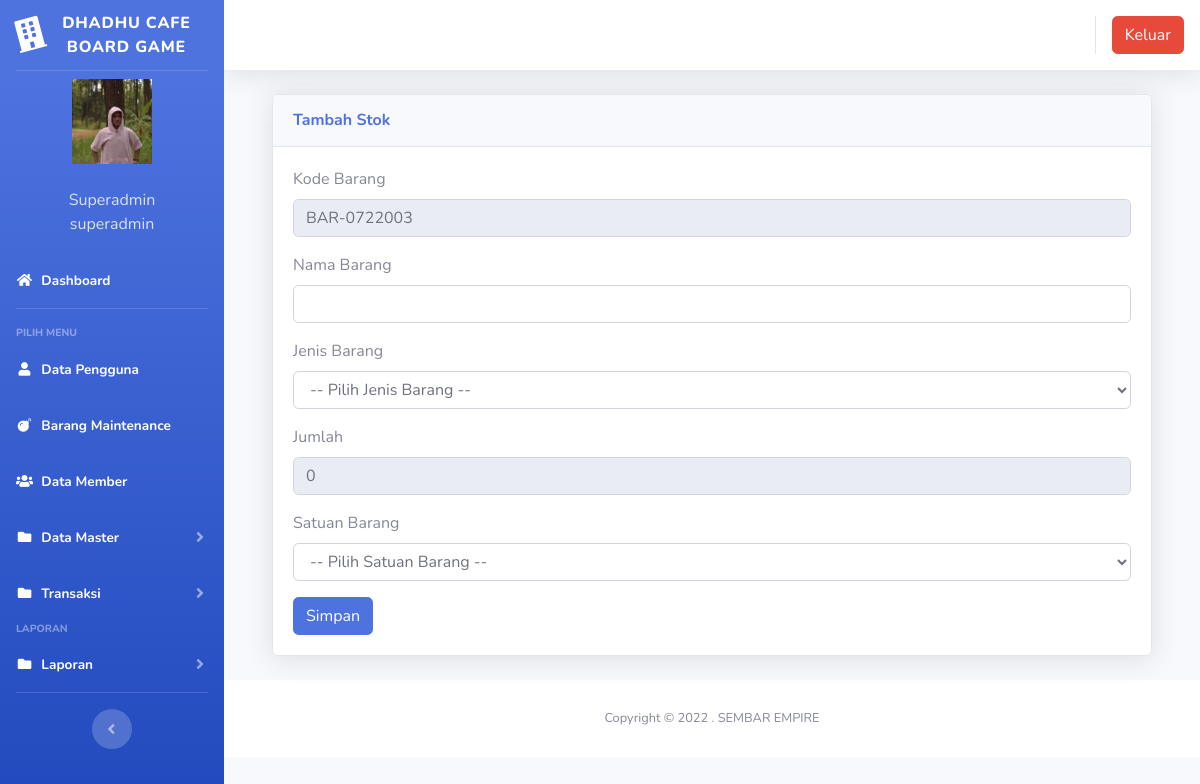
The page /index3.php?page=gudang&aksi=tambahgudang (signed in) on the database its author committed.
### tables this page shows
CREATE TABLE `users` (
  `id` int(11) NOT NULL,
  `nik` varchar(10) NOT NULL,
  `nama` varchar(100) NOT NULL,
  `alamat` varchar(200) NOT NULL,
  `telepon` varchar(100) NOT NULL,
  `username` varchar(100) NOT NULL,
  `password` varchar(100) NOT NULL,
  `level` varchar(25) NOT NULL DEFAULT 'member',
  `foto` varchar(25) NOT NULL
);

CREATE TABLE `gudang` (
  `id` int(11) NOT NULL,
  `kode_barang` varchar(100) NOT NULL,
  `nama_barang` varchar(100) NOT NULL,
  `jenis_barang` varchar(100) NOT NULL,
  `jumlah` varchar(250) NOT NULL,
  `satuan` varchar(100) NOT NULL
);

### page/gudang/tambahgudang.php (the view, shortened to what this page needs)
<?php
$koneksi = new mysqli("localhost", "root", "", "inventori");
$no = mysqli_query($koneksi, "select kode_barang from gudang order by kode_barang desc");
$kdbarang = mysqli_fetch_array($no);
$kode = $kdbarang['kode_barang'];
$urut = substr($kode, 8, 3);
$tambah = (int) $urut + 1;
$bulan = date("m");
$tahun = date("y");
if (strlen($tambah) == 1) {
	$format = "BAR-" . $bulan . $tahun . "00" . $tambah;
} else if (strlen($tambah) == 2) {
	$format = "BAR-" . $bulan . $tahun . "0" . $tambah;
} else {
	$format = "BAR-" . $bulan . $tahun . $tambah;
}
$jumlah = 0;
?>
<div class="container-fluid">
	<div class="card shadow mb-4">
		<div class="card-header py-3">
			<h6 class="m-0 font-weight-bold text-primary">Tambah Stok</h6>
		</div>
		<div class="card-body">
			<div class="table-responsive">
				<div class="body">
					<form method="POST" enctype="multipart/form-data">
						<label for="">Kode Barang</label>
						<div class="form-group">
							<div class="form-line">
								<input type="text" name="kode_barang" class="form-control" id="kode_barang" value="<?php echo $format; ?>" readonly />
							</div>
						</div>
						<label for="">Nama Barang</label>
						<div class="form-group">
							<div class="form-line">
								<input type="text" name="nama_barang" class="form-control" />
							</div>
						</div>
						<label for="">Jenis Barang</label>
						<div class="form-group">
							<div class="form-line">
								<select name="jenis_barang" class="form-control" />
								<option value="">-- Pilih Jenis Barang --</option>
							</div>
						</div>
						<label for="">Jumlah</label>
						<div class="form-group">
							<div class="form-line">
								<input type="text" name="jumlah" class="form-control" id="jumlah" value="<?php echo $jumlah; ?>" readonly />
							</div>
						</div>
						<label for="">Satuan Barang</label>
						<div class="form-group">
							<div class="form-line">
								<select name="satuan" class="form-control" />
								<option value="">-- Pilih Satuan Barang --</option>
							</div>
						</div>
						<input type="submit" name="simpan" value="Simpan" class="btn btn-primary">
					</form>

### index3.php (shortened to what this page needs)
<?php
$koneksi = new mysqli("localhost", "root", "", "inventori");
?>
<!DOCTYPE html>
<html lang="en">
<head>
  <link href="vendor/fontawesome-free/css/all.min.css" rel="stylesheet" type="text/css">
  <link href="css/sb-admin-2.min.css" rel="stylesheet">
  <link href="vendor/datatables/dataTables.bootstrap4.min.css" rel="stylesheet">
</head>
<body id="page-top">
  <div id="wrapper">
    <ul class="navbar-nav bg-gradient-primary sidebar sidebar-dark accordion" id="accordionSidebar">
      <a class="sidebar-brand d-flex align-items-center justify-content-center" href="index3.php">
        <div class="sidebar-brand-icon rotate-n-15">
          <i class="fas fa-building"></i>
        </div>
        <div class="sidebar-brand-text mx-2">DHADHU CAFE BOARD GAME</div>
      </a>
      <hr class="sidebar-divider my-0">
      <?php
      if ($_SESSION['superadmin']) {
        $user = $_SESSION['superadmin'];
      }
      $sql = $koneksi->query("select * from users where id='$user'");
      $data = $sql->fetch_assoc();
      ?>
      <li class="d-flex align-items-center justify-content-center">
        <a class="nav-link">
          <img src="img/<?php echo $data['foto'] ?>" class="img-circle" width="80" alt="User" /></a>
      </li>
      <li class="nav-item ">
        <a class="nav-link">
          <div class="d-flex align-items-center justify-content-center" class="name"> <?php echo  $data['nama']; ?></div>
          <div class="d-flex align-items-center justify-content-center" class="email"><?php echo $data['level']; ?></div>
        </a>
      </li>
      <li class="nav-item active">
        <a class="nav-link" href="?page=home3">
          <i class="fas fa-fw fa-home"></i>
          <span>Dashboard</span></a>
      </li>
      <hr class="sidebar-divider">
      <div class="sidebar-heading">
        Pilih Menu
      </div>
      <li class="nav-item active">
        <a class="nav-link" href="?page=pengguna">
          <i class="fas fa-fw fa-user"></i>
          <span>Data Pengguna</span></a>
      </li>
      <li class="nav-item active">
        <a class="nav-link" href="?page=maintenance">
          <i class="fas fa-fw fa-bomb"></i>
          <span>Barang Maintenance</span></a>
      </li>
      <li class="nav-item active">
        <a class="nav-link" href="?page=member">
          <i class="fas fa-fw fa-users"></i>
          <span>Data Member</span></a>
      </li>
      <li class="nav-item active">
        <a class="nav-link collapsed" href="#" data-toggle="collapse" data-target="#collapseData" aria-expanded="true" aria-controls="collapseData">
          <i class="fas fa-fw fa-folder"></i>
          <span>Data Master</span>
        </a>
      </li>
      <li class="nav-item active">
        <a class="nav-link collapsed" href="#" data-toggle="collapse" data-target="#collapsePages" aria-expanded="true" aria-controls="collapsePages">
          <i class="fas fa-fw fa-folder"></i>
          <span>Transaksi</span>
        </a>
      </li>
      <div class="sidebar-heading">
        Laporan
      </div>
      <li class="nav-item active">
        <a class="nav-link collapsed" href="#" data-toggle="collapse" data-target="#collapseLaporan" aria-expanded="true" aria-controls="collapseLaporan">
          <i class="fas fa-fw fa-folder"></i>
          <span>Laporan</span>
        </a>
      </li>
      <hr class="sidebar-divider d-none d-md-block">
      <div class="text-center d-none d-md-inline">
        <button class="rounded-circle border-0" id="sidebarToggle"></button>
      </div>
    </ul>
    <div id="content-wrapper" class="d-flex flex-column">
      <div id="content">
        <nav class="navbar navbar-expand navbar-light bg-white topbar mb-4 static-top shadow">
          <ul class="navbar-nav ml-auto">
            <li class="nav-item dropdown no-arrow">
              <div class="top-menu">
                <ul class="nav pull-right top-menu">
                  <li><a onclick="return confirm('Apakah anda yakin akan logout?')" class="btn btn-danger" class="logout" href="logout.php">Keluar</a></li>
                </ul>
              </div>
            </li>
          </ul>
        </nav>
        <div class="container-fluid">
          <section class="content">
            <?php
            $page = $_GET['page'];
            $aksi = $_GET['aksi'];
            if ($page == "gudang") {
              if ($aksi == "tambahgudang") {
                include "page/gudang/tambahgudang.php";
              }
            }
            ?>
          </section>
        </div>
        <footer class="sticky-footer bg-white">
          <div class="container my-auto">
            <div class="copyright text-center my-auto">
              <span>Copyright &copy; 2022 . SEMBAR EMPIRE</span>
            </div>
          </div>
        </footer>
      </div>
    </div>
  </div>
</body>
</html>

### rows shown on the page
users: foto (picture), nama "Superadmin", level "superadmin"
gudang: kode_barang "BAR-0722003"
